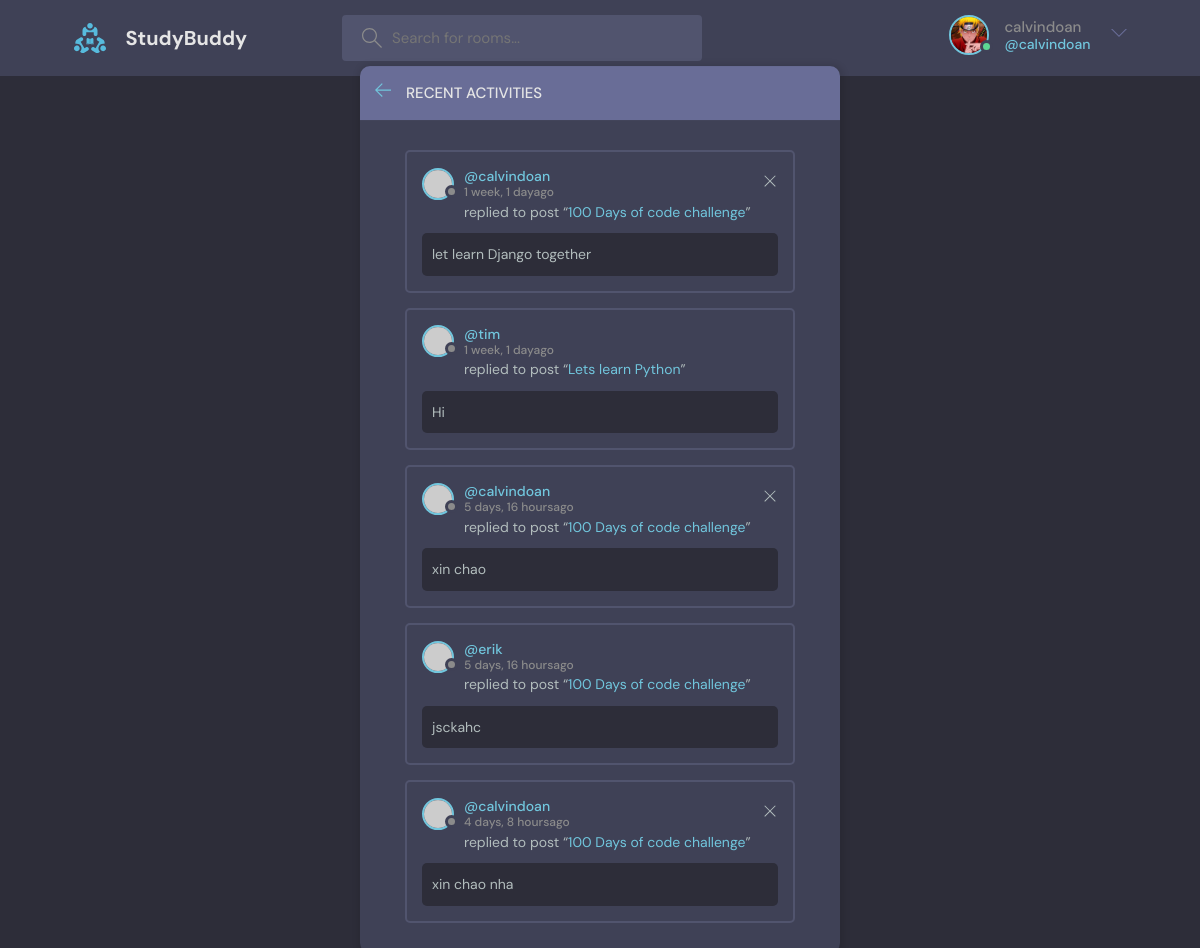
Screenshot of /activity/ (signed in) with the database file from the repository.
### base/models.py (models this page shows, shortened)
class Message(models.Model):
    user = models.ForeignKey(User, on_delete=models.CASCADE)
    room = models.ForeignKey(Room, on_delete=models.CASCADE)
    body = models.TextField()
    created = models.DateTimeField(auto_now_add=True)
    updated = models.DateTimeField(auto_now=True)

class Room(models.Model):
    host = models.ForeignKey(User, on_delete=models.SET_NULL, null=True)
    topic = models.ForeignKey(Topic , on_delete=models.SET_NULL, null=True)
    name = models.CharField(max_length=200)
    description = models.TextField(null=True, blank=True)
    participants = models.ManyToManyField(User, related_name='participants', blank=True)
    created = models.DateTimeField(auto_now_add=True) # created object time
    updated = models.DateTimeField(auto_now=True) # updating the time after update object
    class Meta:
        ordering = ['-updated', '-created']

### base/views.py (the view)
# urls.py: path('activity/', views.activityPage, name='activity')
def activityPage(request):
    room_messages = Message.objects.all()[0:5]
    context = {'room_messages':room_messages}
    return render(request, 'base/activity.html', context)

### base/templates/base/activity.html
{% extends 'main.html' %}
{% block content %}
<main class="layout">
    <div class="container">
        <div class="layout__box">
            <div class="layout__boxHeader">
                <div class="layout__boxTitle">
                    <a href="{% url 'home' %}">
                        <svg version="1.1" xmlns="http://www.w3.org/2000/svg" width="32" height="32"
                            viewBox="0 0 32 32">
                            <title>arrow-left</title>
                            <path
                                d="M13.723 2.286l-13.723 13.714 13.719 13.714 1.616-1.611-10.96-10.96h27.625v-2.286h-27.625l10.965-10.965-1.616-1.607z">
                            </path>
                        </svg>
                    </a>
                    <h3>Recent Activities</h3>
                </div>
            </div>
            <div class="activities-page layout__body">
                {% for message in room_messages%}
                <div class="activities__box">
                    <div class="activities__boxHeader roomListRoom__header">
                        <a href="{% url 'user-profile' message.user.id %}" class="roomListRoom__author">
                            <div class="avatar avatar--small">
                                <img src="https://randomuser.me/api/portraits/women/11.jpg" />
                            </div>
                            <p>
                                @{{message.user.username}}
                                <span>{{message.created|timesince}}ago</span>
                            </p>
                        </a>
                        {% if request.user == message.user %}
                        <div class="roomListRoom__actions">
                            <a href="{% url 'delete-message' message.id %}">
                                <svg version="1.1" xmlns="http://www.w3.org/2000/svg" width="32" height="32"
                                    viewBox="0 0 32 32">
                                    <title>remove</title>
                                    <path
                                        d="M27.314 6.019l-1.333-1.333-9.98 9.981-9.981-9.981-1.333 1.333 9.981 9.981-9.981 9.98 1.333 1.333 9.981-9.98 9.98 9.98 1.333-1.333-9.98-9.98 9.98-9.981z">
                                    </path>
                                </svg>
                            </a>
                        </div>
                        {% endif %}
                    </div>
                    <div class="activities__boxContent">
                        <p>replied to post “<a href="{% url 'room' message.room.id %}">{{message.room.name}}</a>”</p>
                        <div class="activities__boxRoomContent">
                            <p>{{message.body}}</p>
                        </div>
                    </div>
                </div>
                {% endfor %}
            </div>
        </div>
    </div>
</main>
{% endblock content %}

### templates/navbar.html (shortened to what this page needs)
{% load static %}
<header class="header header--loggedIn">
    <div class="container">
        <a href="{% url 'home' %}" class="header__logo">
            <img src="{% static 'images/logo.svg' %}" />
            <h1>StudyBuddy</h1>
        </a>
        <form class="header__search" method="GET" action="{% url 'home' %}">
            <label>
                <input type="text" name="q" placeholder="Search for rooms..." />
            </label>
        </form>
        <nav class="header__menu">
            {% if request.user.is_authenticated %}
            <div class="header__user">
                <a href="{% url 'user-profile' request.user.id %}">
                    <div class="avatar avatar--medium active">
                        <img src="{% static 'images/avatar.png' %}" />
                    </div>
                    <p>{{request.user.username}} <span>@{{request.user.username}} </span></p>
                </a>
                <button class="dropdown-button">
                    <svg version="1.1" xmlns="http://www.w3.org/2000/svg" width="32" height="32" viewBox="0 0 32 32">
                        <title>chevron-down</title>
                        <path d="M16 21l-13-13h-3l16 16 16-16h-3l-13 13z"></path>
                    </svg>
                </button>
            </div>
            {% else %}
            <a href="{% url 'login' %}">
                <img src="{% static 'images/avatar.svg' %}">
                <p>Login</p>
            </a>
            {% endif %}
        </nav>
    </div>
</header>

### rows the page displays
Message: user.username "calvindoan", created "1 week, 1 day", room.name "100 Days of code challenge", body "let learn Django together"
Message: user.username "tim", created "1 week, 1 day", room.name "Lets learn Python", body "Hi"
Message: user.username "calvindoan", created "5 days, 16 hours", room.name "100 Days of code challenge", body "xin chao"
Message: user.username "erik", created "5 days, 16 hours", room.name "100 Days of code challenge", body "jsckahc"
Message: user.username "calvindoan", created "4 days, 8 hours", room.name "100 Days of code challenge", body "xin chao nha"

### other values shown
{{ request.user.username }} "calvindoan"
